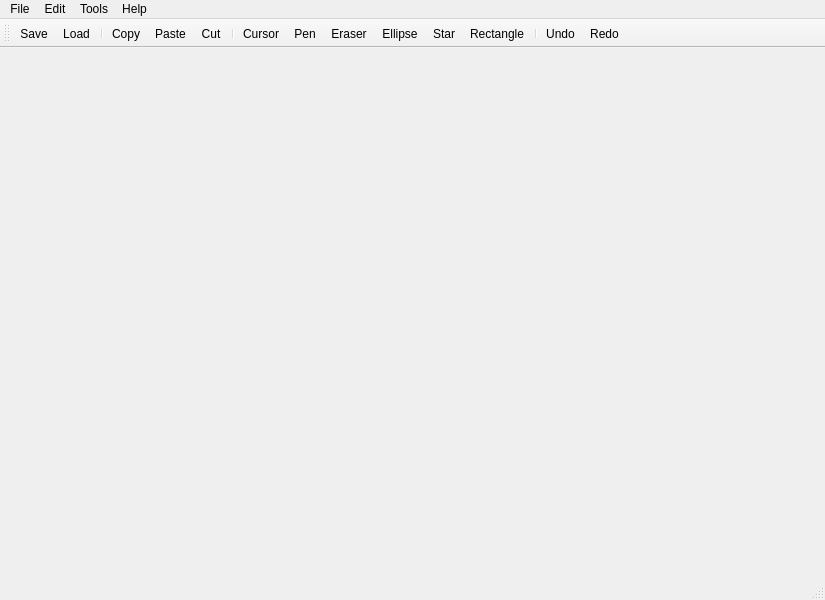
<?xml version="1.0" encoding="UTF-8"?>
<ui version="4.0">
 <class>MainWindow</class>
 <widget class="QMainWindow" name="MainWindow">
  <property name="geometry">
   <rect>
    <x>0</x>
    <y>0</y>
    <width>825</width>
    <height>600</height>
   </rect>
  </property>
  <property name="windowTitle">
   <string>MainWindow</string>
  </property>
  <widget class="QWidget" name="centralWidget">
   <layout class="QHBoxLayout" name="horizontalLayout">
    <item>
     <layout class="QVBoxLayout" name="listLayout"/>
    </item>
    <item>
     <layout class="QVBoxLayout" name="viewLayout"/>
    </item>
   </layout>
  </widget>
  <widget class="QMenuBar" name="menuBar">
   <property name="geometry">
    <rect>
     <x>0</x>
     <y>0</y>
     <width>825</width>
     <height>26</height>
    </rect>
   </property>
   <widget class="QMenu" name="menuFile">
    <property name="title">
     <string>File</string>
    </property>
    <addaction name="actionAdd_Image"/>
    <addaction name="actionQuit"/>
    <addaction name="actionSave"/>
    <addaction name="actionLoad"/>
   </widget>
   <widget class="QMenu" name="menuEdit">
    <property name="title">
     <string>Edit</string>
    </property>
    <addaction name="actionCopy"/>
    <addaction name="actionCut"/>
    <addaction name="actionPaste"/>
    <addaction name="separator"/>
    <addaction name="actionUndo"/>
    <addaction name="actionRedo"/>
   </widget>
   <widget class="QMenu" name="menuTools">
    <property name="title">
     <string>Tools</string>
    </property>
    <addaction name="actionCursor"/>
    <addaction name="actionPen"/>
    <addaction name="actionEraser"/>
    <addaction name="actionEllipse"/>
    <addaction name="actionRectangle"/>
    <addaction name="actionStar"/>
   </widget>
   <widget class="QMenu" name="menuHelp">
    <property name="title">
     <string>Help</string>
    </property>
    <addaction name="actionAbout"/>
   </widget>
   <addaction name="menuFile"/>
   <addaction name="menuEdit"/>
   <addaction name="menuTools"/>
   <addaction name="menuHelp"/>
  </widget>
  <widget class="QToolBar" name="mainToolBar">
   <attribute name="toolBarArea">
    <enum>TopToolBarArea</enum>
   </attribute>
   <attribute name="toolBarBreak">
    <bool>false</bool>
   </attribute>
   <addaction name="actionSave"/>
   <addaction name="actionLoad"/>
   <addaction name="separator"/>
   <addaction name="actionCopy"/>
   <addaction name="actionPaste"/>
   <addaction name="actionCut"/>
   <addaction name="separator"/>
   <addaction name="actionCursor"/>
   <addaction name="actionPen"/>
   <addaction name="actionEraser"/>
   <addaction name="actionEllipse"/>
   <addaction name="actionStar"/>
   <addaction name="actionRectangle"/>
   <addaction name="separator"/>
   <addaction name="actionUndo"/>
   <addaction name="actionRedo"/>
  </widget>
  <widget class="QStatusBar" name="statusBar"/>
  <action name="actionAdd_Image">
   <property name="icon">
    <iconset resource="resource.qrc">
     <normaloff>:/images/open.png</normaloff>:/images/open.png</iconset>
   </property>
   <property name="text">
    <string>Add Image</string>
   </property>
  </action>
  <action name="actionQuit">
   <property name="icon">
    <iconset resource="resource.qrc">
     <normaloff>:/images/close.png</normaloff>:/images/close.png</iconset>
   </property>
   <property name="text">
    <string>Quit</string>
   </property>
  </action>
  <action name="actionPen">
   <property name="icon">
    <iconset resource="resource.qrc">
     <normaloff>:/images/pen.png</normaloff>:/images/pen.png</iconset>
   </property>
   <property name="text">
    <string>Pen</string>
   </property>
  </action>
  <action name="actionEraser">
   <property name="icon">
    <iconset resource="resource.qrc">
     <normaloff>:/images/eraser.png</normaloff>:/images/eraser.png</iconset>
   </property>
   <property name="text">
    <string>Eraser</string>
   </property>
  </action>
  <action name="actionEllipse">
   <property name="icon">
    <iconset resource="resource.qrc">
     <normaloff>:/images/ellipse.png</normaloff>:/images/ellipse.png</iconset>
   </property>
   <property name="text">
    <string>Ellipse</string>
   </property>
  </action>
  <action name="actionRectangle">
   <property name="icon">
    <iconset resource="resource.qrc">
     <normaloff>:/images/rectangle.png</normaloff>:/images/rectangle.png</iconset>
   </property>
   <property name="text">
    <string>Rectangle</string>
   </property>
  </action>
  <action name="actionStar">
   <property name="icon">
    <iconset resource="resource.qrc">
     <normaloff>:/images/star.png</normaloff>:/images/star.png</iconset>
   </property>
   <property name="text">
    <string>Star</string>
   </property>
  </action>
  <action name="actionAbout">
   <property name="icon">
    <iconset resource="resource.qrc">
     <normaloff>:/images/about.png</normaloff>:/images/about.png</iconset>
   </property>
   <property name="text">
    <string>About</string>
   </property>
  </action>
  <action name="actionCursor">
   <property name="icon">
    <iconset resource="resource.qrc">
     <normaloff>:/images/cursor.png</normaloff>:/images/cursor.png</iconset>
   </property>
   <property name="text">
    <string>Cursor</string>
   </property>
  </action>
  <action name="actionSave">
   <property name="icon">
    <iconset resource="resource.qrc">
     <normaloff>:/images/save.png</normaloff>:/images/save.png</iconset>
   </property>
   <property name="text">
    <string>Save</string>
   </property>
  </action>
  <action name="actionLoad">
   <property name="icon">
    <iconset resource="resource.qrc">
     <normaloff>:/images/open.png</normaloff>:/images/open.png</iconset>
   </property>
   <property name="text">
    <string>Load</string>
   </property>
  </action>
  <action name="actionCopy">
   <property name="icon">
    <iconset resource="resource.qrc">
     <normaloff>:/images/copyIcon.png</normaloff>:/images/copyIcon.png</iconset>
   </property>
   <property name="text">
    <string>Copy</string>
   </property>
  </action>
  <action name="actionCut">
   <property name="icon">
    <iconset resource="resource.qrc">
     <normaloff>:/images/cutIcon.png</normaloff>:/images/cutIcon.png</iconset>
   </property>
   <property name="text">
    <string>Cut</string>
   </property>
  </action>
  <action name="actionPaste">
   <property name="icon">
    <iconset resource="resource.qrc">
     <normaloff>:/images/pasteIcon.png</normaloff>:/images/pasteIcon.png</iconset>
   </property>
   <property name="text">
    <string>Paste</string>
   </property>
  </action>
  <action name="actionUndo">
   <property name="icon">
    <iconset resource="resource.qrc">
     <normaloff>:/images/undoIcon.png</normaloff>:/images/undoIcon.png</iconset>
   </property>
   <property name="text">
    <string>Undo</string>
   </property>
  </action>
  <action name="actionRedo">
   <property name="icon">
    <iconset resource="resource.qrc">
     <normaloff>:/images/redoIcon.png</normaloff>:/images/redoIcon.png</iconset>
   </property>
   <property name="text">
    <string>Redo</string>
   </property>
  </action>
 </widget>
 <layoutdefault spacing="6" margin="11"/>
 <resources>
  <include location="resource.qrc"/>
 </resources>
 <connections/>
</ui>
